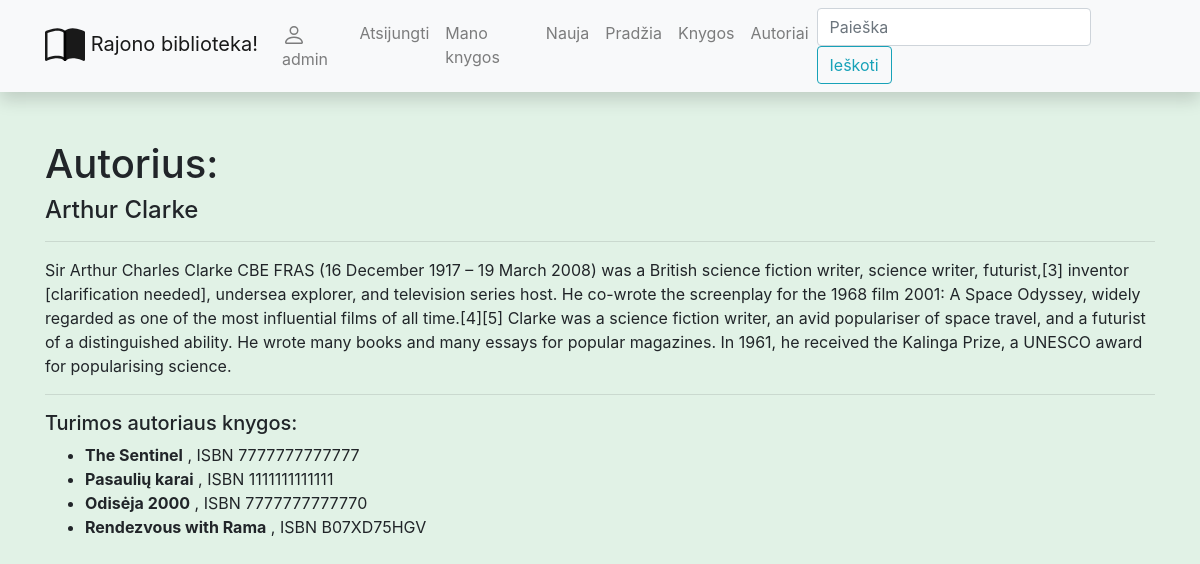
The page /library/authors/3 (signed in) on the database its author committed.
### libraryapp/models.py (models this page shows, shortened)
class Author(models.Model):
    first_name = models.CharField('Vardas', max_length=100)
    last_name = models.CharField('Pavardė', max_length=100)
    description = HTMLField()
    class Meta:  # globalūs nuostatai lentelei(ordering - rikiavimas)
        ordering = ('last_name', 'first_name')

class Book(models.Model):
    title = models.CharField('Pavadinimas', max_length=150)
    summary = models.TextField('Aprašymas', max_length=1000)
    isbn = models.CharField('ISBN', max_length=13)
    author = models.ForeignKey(Author, on_delete=models.SET_NULL, null=True)
    genre = models.ManyToManyField(Genre, blank=True)
    cover = models.ImageField('Viršelis', upload_to='covers', null=True, blank=True)

### libraryapp/views.py (the view)
# urls.py: path('authors/<int:author_id>', views.get_one_author, name='author-one'),
def get_one_author(request, author_id):
    single_author = get_object_or_404(Author, pk=author_id)
    return render(request, 'author.html', {'author_obj': single_author})

### libraryapp/templates/author.html
{% extends "base.html" %}
{% block content %}
<h1>Autorius:</h1>
<h4>{{ author_obj.first_name }} {{ author_obj.last_name }}</h4>
<hr/>
<p>{{ author_obj.description | safe}}</p>
<hr/>
{% if author_obj.book_set.all %}
    <h5>Turimos autoriaus knygos:</h5>
    <ul>
    {% for book_obj in author_obj.book_set.all %}
        <li><strong>{{ book_obj.title }}</strong> , ISBN {{ book_obj.isbn }}</li>
    {% endfor %}
    </ul>
{% else %}
    <p>Autoriaus knygų bibliotekoje nėra...</p>
{% endif %}
{% endblock %}

### libraryapp/templates/base.html (shortened to what this page needs)
<!DOCTYPE html>
<html lang="en">
  <head>
    <link
      rel="stylesheet"
      href="https://stackpath.bootstrapcdn.com/bootstrap/4.1.3/css/bootstrap.min.css"
    />
    <link
      rel="stylesheet"
      href="https://cdnjs.cloudflare.com/ajax/libs/font-awesome/4.7.0/css/font-awesome.min.css"
    />
    {% load static %}
    <link rel="stylesheet" href="{% static 'css/styles.css' %}" />
  </head>
  <body>
    <nav
      class="navbar navbar-expand-lg navbar-light bg-light static-top mb-5 shadow"
    >
      <div class="container">
        <a class="navbar-brand" href="{% url 'index' %}">
          Rajono biblioteka!</a
        >
        <div class="collapse navbar-collapse" id="navbarResponsive">
          <ul class="navbar-nav ml-auto">
            {% if user.is_authenticated %}
            <li class="nav-item">
               <a href="{% url 'profilis-url' %}" class="nav-link">
                 {{ user }}</a>
            </li>
            <li class="nav-item">
               <a href="{% url 'logout' %}" class="nav-link">Atsijungti</a>
            </li>
            <li class="nav-item">
               <a href="{% url 'my-borrowed' %}" class="nav-link">Mano knygos</a>
            </li>
            <li class="nav-item">
               <a href="{% url 'my-borrowed-new' %}" class="nav-link">Nauja</a>
            </li>
            {% endif %}
            <li class="nav-item">
              <a class="nav-link" href="{% url 'index' %}">Pradžia</a>
            </li>
            <li class="nav-item">
              <a class="nav-link" href="{% url 'books-all' %}">Knygos</a>
            </li>
            <li class="nav-item">
              <a class="nav-link" href="{% url 'authors-all' %}">Autoriai</a>
            </li>
          </ul>
          <form
            class="form-inline my-2 my-lg-0"
            action="{% url 'search' %}"
            method="get"
          >
            <input
              class="form-control mr-sm-2"
              type="search"
              placeholder="Paieška"
              aria-label="Search"
              name="search_text"
            />
            <button class="btn btn-outline-info my-2 my-sm-0" type="submit">
              Ieškoti
            </button>
          </form>
        </div>
      </div>
    </nav>
    <div class="container">{% block content %}{% endblock %}</div>
  </body>
</html>

### libraryapp/static/css/styles.css (style rules this page uses)
body { background-color: #e1f2e6; }

### rows shown on the page
Author: first_name "Arthur", last_name "Clarke", description "Sir Arthur Charles Clarke CBE FRAS (16 December 1917 – 19 March 2008) was a British science fiction writer, science writer, futurist,[3] inventor [clarification needed], undersea explorer, and television series host. He co-wrote the screenplay for the 1968 film 2001: A Space Odyssey, widely regarded as one of the most influential films of all time.[4][5] Clarke was a science fiction writer, an avid populariser of space travel, and a futurist of a distinguished ability. He wrote many books and many essays for popular magazines. In 1961, he received the Kalinga Prize, a UNESCO award for popularising science."
Book: title "The Sentinel", isbn "7777777777777"
Book: title "Pasaulių karai", isbn "1111111111111"
Book: title "Odisėja 2000", isbn "7777777777770"
Book: title "Rendezvous with Rama", isbn "B07XD75HGV"

### other values the page prints
{{ user }} "admin"
